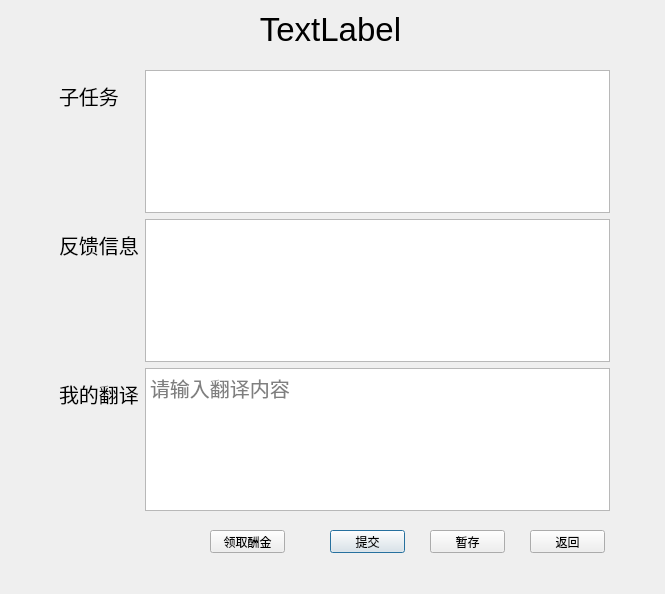
<?xml version="1.0" encoding="UTF-8"?>
<ui version="4.0">
 <class>TransDlg</class>
 <widget class="QDialog" name="TransDlg">
  <property name="geometry">
   <rect>
    <x>0</x>
    <y>0</y>
    <width>665</width>
    <height>594</height>
   </rect>
  </property>
  <property name="windowTitle">
   <string>Dialog</string>
  </property>
  <widget class="QLabel" name="labFront">
   <property name="geometry">
    <rect>
     <x>0</x>
     <y>-1</y>
     <width>661</width>
     <height>61</height>
    </rect>
   </property>
   <property name="font">
    <font>
     <pointsize>25</pointsize>
    </font>
   </property>
   <property name="text">
    <string>TextLabel</string>
   </property>
   <property name="alignment">
    <set>Qt::AlignCenter</set>
   </property>
  </widget>
  <widget class="QWidget" name="formLayoutWidget">
   <property name="geometry">
    <rect>
     <x>59</x>
     <y>70</y>
     <width>551</width>
     <height>441</height>
    </rect>
   </property>
   <layout class="QFormLayout" name="formLayout">
    <item row="0" column="0">
     <widget class="QLabel" name="labAssign">
      <property name="font">
       <font>
        <pointsize>15</pointsize>
       </font>
      </property>
      <property name="text">
       <string>子任务</string>
      </property>
     </widget>
    </item>
    <item row="0" column="1">
     <widget class="QPlainTextEdit" name="plainTextEditAssign">
      <property name="font">
       <font>
        <pointsize>15</pointsize>
       </font>
      </property>
      <property name="readOnly">
       <bool>true</bool>
      </property>
     </widget>
    </item>
    <item row="1" column="0">
     <widget class="QLabel" name="labFeedback">
      <property name="font">
       <font>
        <pointsize>15</pointsize>
       </font>
      </property>
      <property name="text">
       <string>反馈信息</string>
      </property>
     </widget>
    </item>
    <item row="1" column="1">
     <widget class="QPlainTextEdit" name="plainTextEditFeedback">
      <property name="font">
       <font>
        <pointsize>15</pointsize>
       </font>
      </property>
      <property name="readOnly">
       <bool>true</bool>
      </property>
     </widget>
    </item>
    <item row="2" column="0">
     <widget class="QLabel" name="labMission">
      <property name="font">
       <font>
        <pointsize>15</pointsize>
       </font>
      </property>
      <property name="text">
       <string>我的翻译</string>
      </property>
     </widget>
    </item>
    <item row="2" column="1">
     <widget class="QPlainTextEdit" name="plainTextEditMission">
      <property name="font">
       <font>
        <pointsize>15</pointsize>
       </font>
      </property>
      <property name="placeholderText">
       <string>请输入翻译内容</string>
      </property>
     </widget>
    </item>
   </layout>
  </widget>
  <widget class="QPushButton" name="submitBtn">
   <property name="geometry">
    <rect>
     <x>330</x>
     <y>530</y>
     <width>75</width>
     <height>23</height>
    </rect>
   </property>
   <property name="text">
    <string>提交</string>
   </property>
  </widget>
  <widget class="QPushButton" name="saveBtn">
   <property name="geometry">
    <rect>
     <x>430</x>
     <y>530</y>
     <width>75</width>
     <height>23</height>
    </rect>
   </property>
   <property name="text">
    <string>暂存</string>
   </property>
  </widget>
  <widget class="QPushButton" name="quitBtn">
   <property name="geometry">
    <rect>
     <x>530</x>
     <y>530</y>
     <width>75</width>
     <height>23</height>
    </rect>
   </property>
   <property name="text">
    <string>返回</string>
   </property>
  </widget>
  <widget class="QPushButton" name="getBtn">
   <property name="geometry">
    <rect>
     <x>210</x>
     <y>530</y>
     <width>75</width>
     <height>23</height>
    </rect>
   </property>
   <property name="text">
    <string>领取酬金</string>
   </property>
  </widget>
 </widget>
 <resources/>
 <connections>
  <connection>
   <sender>quitBtn</sender>
   <signal>clicked()</signal>
   <receiver>TransDlg</receiver>
   <slot>close()</slot>
   <hints>
    <hint type="sourcelabel">
     <x>567</x>
     <y>541</y>
    </hint>
    <hint type="destinationlabel">
     <x>619</x>
     <y>556</y>
    </hint>
   </hints>
  </connection>
 </connections>
</ui>
